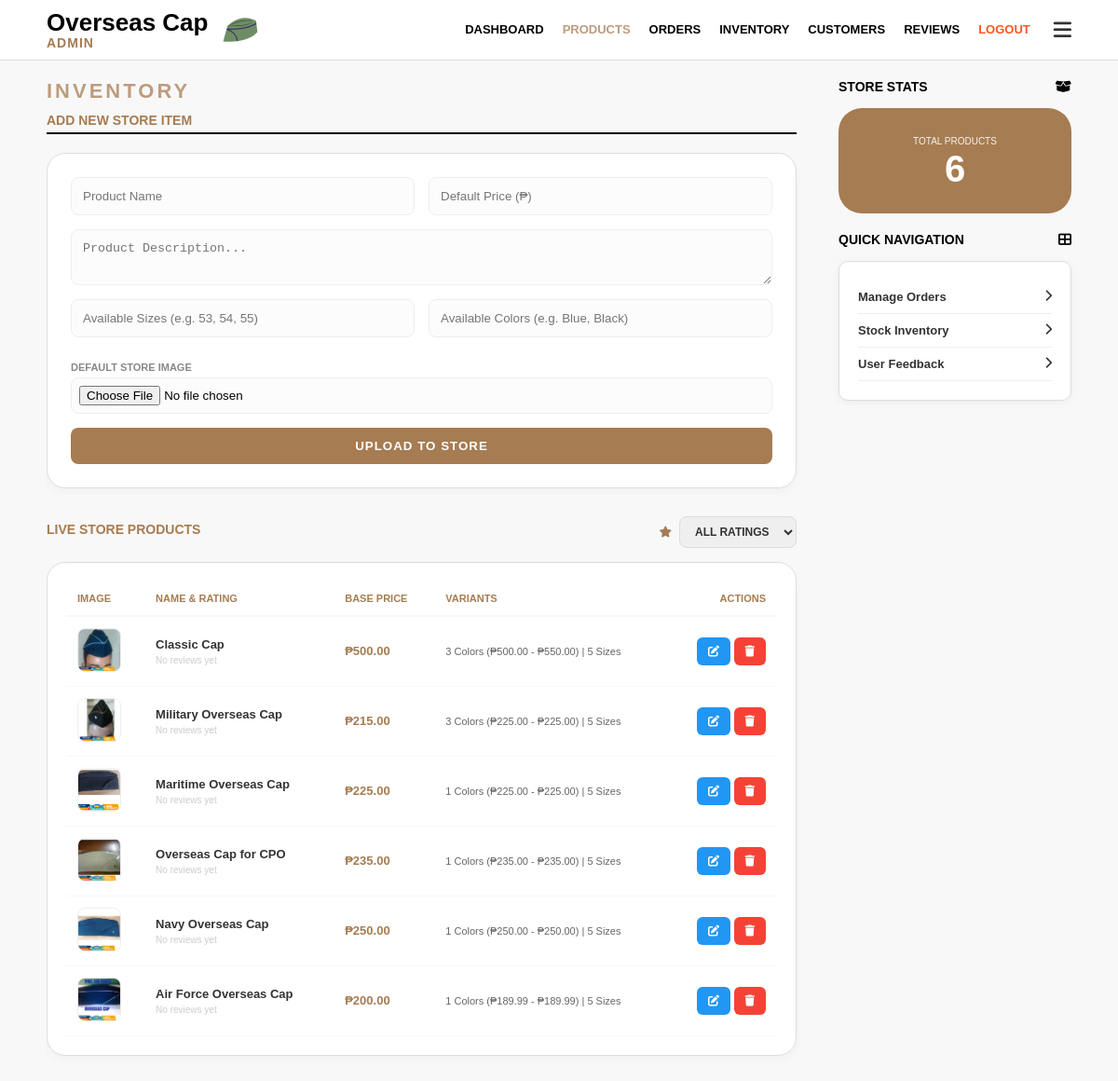
/admin/products, run on the app's committed database.
### app.py (models this page shows)
class Product(db.Model):
    id = db.Column(db.Integer, primary_key=True)
    name = db.Column(db.String(100), nullable=False)
    price = db.Column(db.Float, nullable=False)
    image_file = db.Column(db.String(100), nullable=False, default='default.jpg')
    description = db.Column(db.Text, nullable=True)
    color_variants = db.relationship('ProductColorImage', backref='product', lazy=True, cascade="all, delete-orphan")
    size_variants = db.relationship('ProductSize', backref='product', lazy=True, cascade="all, delete-orphan")
    reviews = db.relationship('Review', backref='product', lazy=True)
    orders = db.relationship('CustomOrder', backref='product', lazy=True)

### app.py (the view, shortened to what this page needs)
@app.route('/admin/products', methods=['GET', 'POST'])
def admin_products():
    stats = {
        'total': CustomOrder.query.count(),
        'pending': CustomOrder.query.filter_by(status='PENDING').count(),
        'completed': CustomOrder.query.filter_by(status='COMPLETED').count()
    }
    colors_input = request.form.get('colors', '')
    if colors_input:
            color_list = [c.strip() for c in colors_input.split(',') if c.strip()]
            for color in color_list:
                safe_color = color.replace(' ', '_')
                variant_price = request.form.get(f'color_price_{safe_color}')
                variant_image = request.files.get(f'color_image_{safe_color}')
    products = Product.query.all() # This pulls all products for the table
    return render_template('admin_products.html', products=products, stats=stats)

### app.py (called while the page is built)
@app.context_processor
def inject_stats():
    admin_stats = {
        'total': CustomOrder.query.count(),
        'pending': CustomOrder.query.filter_by(status='PENDING').count(),
        'completed': CustomOrder.query.filter(CustomOrder.status.in_(['DONE', 'COMPLETED'])).count()
    }
    return dict(admin_stats=admin_stats)

### templates/admin_products.html (shortened to what this page needs)
<!DOCTYPE html>
<html lang="en">
<head>
    <link rel="stylesheet" href="https://cdnjs.cloudflare.com/ajax/libs/font-awesome/6.0.0/css/all.min.css">
</head>
<body>
    <header>
        <div class="logo-wrapper">
            <div class="logo-text">
                <span class="logo-main">Overseas Cap</span>
                <span class="logo-admin">ADMIN</span>
            </div>
            <img src="{{ url_for('static', filename='logo.png') }}" alt="Logo" style="height: 40px; width: auto;">
        </div>
        <div style="display: flex; align-items: center;">
            <nav id="topNav">
                <a href="{{ url_for('admin_dashboard') }}">DASHBOARD</a>
                <a href="{{ url_for('admin_products') }}" style="color: #bc9c7e;">PRODUCTS</a>
                <a href="{{ url_for('admin_orders') }}">ORDERS</a>
                <a href="{{ url_for('admin_inventory') }}">INVENTORY</a>
                <a href="{{ url_for('admin_customers') }}">CUSTOMERS</a>
                <a href="{{ url_for('admin_reviews') }}">REVIEWS</a>
                <a href="/logout" onclick="return confirmLogout(event)" style="color: #ff5722;">LOGOUT</a>
            </nav>
            <i class="fas fa-bars menu-toggle-btn" onclick="toggleMenu()"></i>
        </div>
    </header>
    <main>
        <div class="content-left">
            <div class="page-title">Inventory</div>
            <div class="admin-sub-label">ADD NEW STORE ITEM</div>
            <form class="add-form" method="POST" enctype="multipart/form-data">
                <input type="text" name="name" placeholder="Product Name" required>
                <input type="number" step="0.01" name="price" placeholder="Default Price (₱)" required>
                <textarea name="description" placeholder="Product Description..." style="grid-column: span 2; height: 60px;"></textarea>
                <input type="text" name="sizes" placeholder="Available Sizes (e.g. 53, 54, 55)" title="Separate sizes with commas">
                <input type="text" id="colorInput" name="colors" placeholder="Available Colors (e.g. Blue, Black)" title="Separate colors with commas" oninput="updateColorImageUploads()">
                <div style="grid-column: span 2;">
                    <p style="font-size: 11px; font-weight: bold; color: #888; margin-bottom: 5px;">DEFAULT STORE IMAGE</p>
                    <input type="file" name="image_file" accept="image/*" required style="width: 100%; padding: 8px;">
                </div>
                <button type="submit" class="upload-btn" style="grid-column: span 2;">UPLOAD TO STORE</button>
            </form>
            <div class="filter-container">
                <div class="admin-sub-label" style="margin-bottom: 0; border: none;">LIVE STORE PRODUCTS</div>
                <div style="display: flex; align-items: center; gap: 8px;">
                    <i class="fas fa-star" style="color: #a67c52; font-size: 12px;"></i>
                    <select id="ratingFilter" class="rating-select" onchange="filterByRating()">
                        <option value="all">ALL RATINGS</option>
                    </select>
                </div>
            </div>
            <div class="table-container">
                <table>
                    <thead>
                        <tr>
                            <th>Image</th>
                            <th>Name & Rating</th>
                            <th>Base Price</th>
                            <th>Variants</th>
                            <th style="text-align: right;">Actions</th>
                        </tr>
                    </thead>
                    <tbody id="productTableBody">
                        {% for p in products %}
                        {% set total_reviews = p.reviews|length %}
                        {% set avg_rating = (p.reviews|map(attribute='rating')|sum / total_reviews)|round|int if total_reviews > 0 else 0 %}
                        <tr class="product-row" data-rating="{{ avg_rating }}">
                            <td><img src="{{ url_for('static', filename='uploads/' + p.image_file) }}" class="prod-img"></td>
                            <td style="font-weight: bold;">
                                {{ p.name }}
                                <div style="display: block; font-size: 10px; margin-top: 4px;">
                                    {% if total_reviews > 0 %}
                                        <span style="color: #ffa500;">
                                            {{ "★" * avg_rating }}{{ "☆" * (5 - avg_rating) }}
                                        </span>
                                        <span style="color: #888; font-weight: normal; margin-left: 4px;">({{ total_reviews }})</span>
                                    {% else %}
                                        <span style="color: #ccc; font-weight: normal;">No reviews yet</span>
                                    {% endif %}
                                </div>
                            </td>
                            <td style="color: #a67c52; font-weight: bold;">₱{{ "{:,.2f}".format(p.price) }}</td>
                            <td style="font-size: 11px; color: #666;">
                                {% if p.color_variants %}
                                    {{ p.color_variants|length }} Colors
                                    (₱{{ "{:,.2f}".format(p.color_variants|map(attribute='price')|min) }} - ₱{{ "{:,.2f}".format(p.color_variants|map(attribute='price')|max) }})
                                {% endif %}
                                {% if p.size_variants %} | {{ p.size_variants|length }} Sizes {% endif %}
                            </td>
                            <td style="text-align: right;">
                                <button onclick="openEditModal('{{p.id}}')" class="action-btn" style="background: #2196F3;"><i class="fas fa-edit"></i></button>
                                <a href="{{ url_for('delete_product', id=p.id) }}" onclick="return confirm('Delete this product?')" class="action-btn" style="background: #f44336;"><i class="fas fa-trash"></i></a>
                            </td>
                        </tr>
                        {% endfor %}
                    </tbody>
                </table>
            </div>
        </div>
        <aside class="sidebar">
            <div class="sidebar-header"><span>STORE STATS</span><i class="fas fa-box-open"></i></div>
            <div class="card-main">
                <span class="stat-label">TOTAL PRODUCTS</span>
                <span class="stat-value">{{ products|length }}</span>
            </div>
            <div class="sidebar-header"><span>QUICK NAVIGATION</span><i class="fas fa-th-large"></i></div>
            <div class="sidebar-box">
                <ul class="nav-list">
                    <li><a href="{{ url_for('admin_orders') }}">Manage Orders <i class="fas fa-chevron-right"></i></a></li>
                    <li><a href="{{ url_for('admin_inventory') }}">Stock Inventory <i class="fas fa-chevron-right"></i></a></li>
                    <li><a href="{{ url_for('admin_reviews') }}">User Feedback <i class="fas fa-chevron-right"></i></a></li>
                </ul>
            </div>
        </aside>
    </main>
</body>
</html>

### templates/admin_products.html (style rules this page uses)
html, body { height: 100vh; width: 100vw; margin: 0; padding: 0; overflow: hidden; background-color: #f8f8f8; font-family: Arial, sans-serif; display: flex; flex-direction: column; }
header { padding: 10px 50px; display: flex; justify-content: space-between; align-items: center; background: white; border-bottom: 1px solid #ddd; z-index: 1000; }
.logo-wrapper { display: flex; align-items: center; gap: 15px; }
.logo-text { display: flex; flex-direction: column; line-height: 1.1; }
.logo-main { font-size: 26px; font-weight: bold; }
.logo-admin { color: #a67c52; font-size: 14px; font-weight: bold; letter-spacing: 1px; }
nav { display: flex; align-items: center; transition: all 0.4s ease-in-out; opacity: 1; transform: translateX(0); visibility: visible; }
nav a { color: #000; text-decoration: none; margin-left: 20px; font-size: 13px; font-weight: bold; transition: color 0.3s; }
.menu-toggle-btn { cursor: pointer; font-size: 22px; margin-left: 25px; color: #333; transition: transform 0.2s, color 0.2s; }
main { flex: 1; display: flex; padding: 20px 50px; gap: 30px; overflow: hidden; }
.content-left { flex: 3; display: flex; flex-direction: column; overflow-y: auto; padding-right: 15px; }
.page-title { color: #bc9c7e; letter-spacing: 3px; font-size: 22px; margin-bottom: 10px; font-weight: bold; text-transform: uppercase; }
.admin-sub-label { color: #a67c52; font-weight: bold; font-size: 14px; border-bottom: 2px solid #000; padding-bottom: 5px; margin-bottom: 20px; }
.add-form { display: grid; grid-template-columns: 1fr 1fr; gap: 15px; margin-bottom: 30px; padding: 25px; background: white; border: 1px solid #ddd; border-radius: 20px; box-shadow: 0 4px 10px rgba(0,0,0,0.03); animation: slideFadeIn 0.5s ease-out forwards; }
.add-form input, .add-form textarea { padding: 12px; border: 1px solid #eee; border-radius: 8px; background: #fcfcfc; outline: none; transition: border-color 0.3s; width: 100%; box-sizing: border-box; }
.upload-btn { background: #a67c52; color: white; border: none; padding: 12px; cursor: pointer; font-weight: bold; border-radius: 8px; text-transform: uppercase; letter-spacing: 1px; transition: all 0.3s; }
.table-container { background: white; border-radius: 20px; padding: 20px; border: 1px solid #ddd; margin-bottom: 20px; box-shadow: 0 4px 10px rgba(0,0,0,0.03); animation: slideFadeIn 0.7s ease-out forwards; }
table { width: 100%; border-collapse: collapse; }
th { text-align: left; color: #a67c52; padding: 12px; border-bottom: 2px solid #f8f8f8; font-size: 11px; text-transform: uppercase; }
td { padding: 12px; border-bottom: 1px solid #f8f8f8; font-size: 13px; color: #333; }
.prod-img { width: 45px; height: 45px; object-fit: cover; border-radius: 8px; border: 1px solid #eee; transition: transform 0.3s; }
.action-btn { padding: 8px 12px; border-radius: 6px; color: white; text-decoration: none; font-size: 12px; border: none; cursor: pointer; transition: opacity 0.3s; }
.sidebar { flex: 1; max-width: 250px; }
.sidebar-header { display: flex; justify-content: space-between; align-items: center; font-weight: bold; margin-bottom: 15px; font-size: 14px; }
.card-main { background-color: #a67c52; color: white; border-radius: 25px; padding: 25px; text-align: center; margin-bottom: 20px; transition: transform 0.3s; }
.stat-value { font-size: 40px; font-weight: bold; display: block; }
.stat-label { font-size: 10px; text-transform: uppercase; opacity: 0.9; }
.sidebar-box { background: #fff; border: 1px solid #ddd; padding: 20px; border-radius: 10px; box-shadow: 0 2px 10px rgba(0,0,0,0.05); }
.nav-list { list-style: none; padding: 0; margin: 0; }
.nav-list li { padding: 10px 0; border-bottom: 1px solid #eee; }
.nav-list a { text-decoration: none; color: #333; font-size: 13px; font-weight: bold; display: flex; justify-content: space-between; transition: 0.3s; }
.filter-container { display: flex; justify-content: space-between; align-items: center; margin-bottom: 15px; }
.rating-select { padding: 8px 12px; border-radius: 8px; border: 1px solid #ddd; font-size: 12px; outline: none; cursor: pointer; font-weight: bold; color: #333; }

### data on the page
Product: image_file (picture), name "Classic Cap", price "500.00", color_variants|length "3", color_variants|map "500.00", color_variants|map "550.00", size_variants|length "5"
Product: image_file (picture), name "Military Overseas Cap", price "215.00", color_variants|length "3", color_variants|map "225.00", size_variants|length "5"
Product: image_file (picture), name "Maritime Overseas Cap", price "225.00", color_variants|length "1", color_variants|map "225.00", size_variants|length "5"
Product: image_file (picture), name "Overseas Cap for CPO", price "235.00", color_variants|length "1", color_variants|map "235.00", size_variants|length "5"
Product: image_file (picture), name "Navy Overseas Cap", price "250.00", color_variants|length "1", color_variants|map "250.00", size_variants|length "5"
Product: image_file (picture), name "Air Force Overseas Cap", price "200.00", color_variants|length "1", color_variants|map "189.99", size_variants|length "5"

### other printed values
{{ products|length }} "6"
